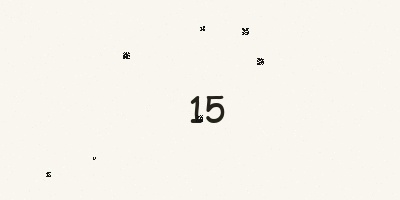
#> input picture test_images/basic_15.jpg, 400 x 200 px
$ python -i image_processing.py   (imports and definitions only)
#> lines starting #> are read from the running program, lines starting #| are printed output that depends on the picture; after the words box and inside, x2 and y2 are one past the last pixel; in counts of white or black regions, pixels touching at a corner belong together
#> further down, picture is the input picture: shape (200, 400, 3); mean B, G, R 237.6, 244.6, 247.5
# src/preprocessing/image_processing.py
import cv2
import numpy as np

class ImagePreprocessor:
    def __init__(self):
        self.kernel = np.ones((2,2), np.uint8)

    def preprocess_image(self, image):
        """Main preprocessing pipeline"""
        # Convert to grayscale
        if len(image.shape) == 3:
            gray = cv2.cvtColor(image, cv2.COLOR_BGR2GRAY)
        else:
            gray = image.copy()

        # Noise removal
        denoised = cv2.medianBlur(gray, 5)

        # Thresholding
        _, thresh = cv2.threshold(denoised, 0, 255,
                                cv2.THRESH_BINARY_INV + cv2.THRESH_OTSU)
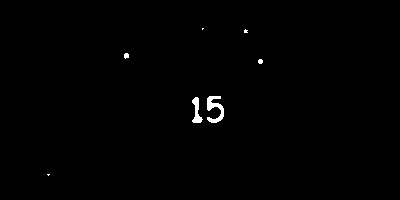
#> thresh: shape (200, 400); 0.56% white; 7 white regions (3 under 20 px), largest, box (x1, y1, x2, y2) and area: (207, 96, 224, 123) 237, (192, 97, 203, 123) 145, (124, 53, 129, 59) 24, (258, 59, 263, 64) 21

        # Morphological operations to clean image
        cleaned = cv2.morphologyEx(thresh, cv2.MORPH_CLOSE, self.kernel)
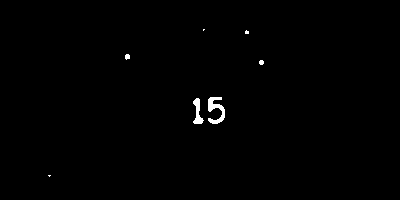
#> cleaned: shape (200, 400); 0.56% white; 7 white regions (3 under 20 px), largest, box (x1, y1, x2, y2) and area: (208, 97, 225, 124) 238, (193, 98, 204, 124) 145, (125, 54, 130, 60) 24, (259, 60, 264, 65) 21
        cleaned = cv2.morphologyEx(cleaned, cv2.MORPH_OPEN, self.kernel)
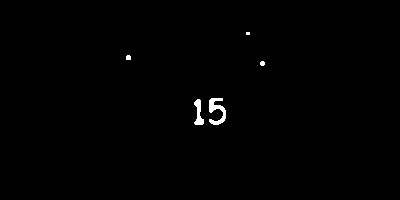
#> cleaned: shape (200, 400); 0.55% white; 5 white regions (1 under 20 px), largest, box (x1, y1, x2, y2) and area: (209, 98, 226, 125) 238, (194, 99, 204, 125) 144, (126, 55, 131, 60) 23, (260, 61, 265, 66) 21

        return cleaned

    def segment_characters(self, preprocessed_image):
        """Segment individual characters/digits"""
        # Find contours
        contours, _ = cv2.findContours(preprocessed_image,
                                     cv2.RETR_EXTERNAL,
                                     cv2.CHAIN_APPROX_SIMPLE)

        characters = []
        bounding_boxes = []

        for contour in contours:
            x, y, w, h = cv2.boundingRect(contour)

            # Filter out very small contours (noise)
            if w > 10 and h > 15 and w < 100 and h < 100:
                # Extract character
                char_img = preprocessed_image[y:y+h, x:x+w]

                # Resize to standard size
                char_img = cv2.resize(char_img, (28, 28))

                characters.append(char_img)
                bounding_boxes.append((x, y, w, h))

        return characters, bounding_boxes

>>> import cv2
>>> picture = cv2.imread('../../test_images/basic_15.jpg')
>>> result = ImagePreprocessor().preprocess_image(picture)

$ run again, on test_images/basic_42.jpg
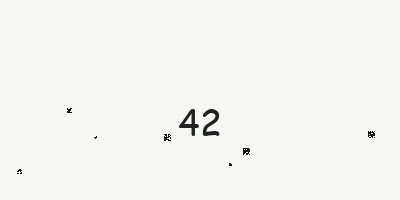
#> input picture test_images/basic_42.jpg, 400 x 200 px
#> picture is the input picture: shape (200, 400, 3); mean B, G, R 240.5, 245.5, 244.5
#> in preprocess_image, `_, thresh = cv2.threshold(denoised, 0, 255, cv2.THRESH_BINARY_INV + cv..`:
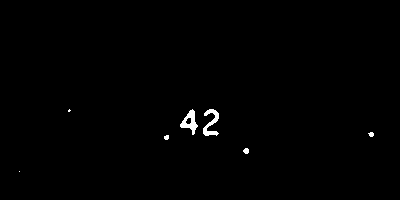
#> thresh: shape (200, 400); 0.61% white; 7 white regions (2 under 20 px), largest, box (x1, y1, x2, y2) and area: (180, 109, 198, 135) 205, (203, 109, 219, 136) 204, (243, 148, 249, 154) 28, (368, 132, 374, 137) 22, (164, 135, 169, 140) 21
#> in preprocess_image, `cleaned = cv2.morphologyEx(cleaned, cv2.MORPH_OPEN, self.kernel)`:
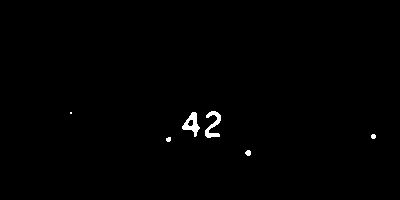
#> cleaned: shape (200, 400); 0.6% white; 6 white regions (1 under 20 px), largest, box (x1, y1, x2, y2) and area: (182, 112, 200, 137) 204, (205, 111, 221, 138) 202, (245, 150, 251, 156) 28, (371, 134, 376, 139) 21, (166, 137, 171, 142) 21
